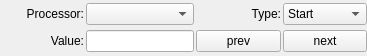
<?xml version="1.0" encoding="UTF-8"?>
<ui version="4.0">
 <class>FindTimePoint</class>
 <widget class="QWidget" name="FindTimePoint">
  <property name="geometry">
   <rect>
    <x>0</x>
    <y>0</y>
    <width>367</width>
    <height>56</height>
   </rect>
  </property>
  <property name="sizePolicy">
   <sizepolicy hsizetype="Minimum" vsizetype="Preferred">
    <horstretch>0</horstretch>
    <verstretch>0</verstretch>
   </sizepolicy>
  </property>
  <property name="windowTitle">
   <string>Form</string>
  </property>
  <layout class="QGridLayout" name="gridLayout">
   <property name="leftMargin">
    <number>0</number>
   </property>
   <property name="topMargin">
    <number>0</number>
   </property>
   <property name="rightMargin">
    <number>0</number>
   </property>
   <property name="bottomMargin">
    <number>0</number>
   </property>
   <property name="spacing">
    <number>2</number>
   </property>
   <item row="0" column="0">
    <widget class="QLabel" name="label">
     <property name="text">
      <string>Processor:</string>
     </property>
     <property name="alignment">
      <set>Qt::AlignRight|Qt::AlignTrailing|Qt::AlignVCenter</set>
     </property>
    </widget>
   </item>
   <item row="0" column="2">
    <widget class="QComboBox" name="procComboBox">
     <property name="sizePolicy">
      <sizepolicy hsizetype="Minimum" vsizetype="Fixed">
       <horstretch>0</horstretch>
       <verstretch>0</verstretch>
      </sizepolicy>
     </property>
    </widget>
   </item>
   <item row="0" column="3">
    <widget class="QLabel" name="label_2">
     <property name="text">
      <string>Type:</string>
     </property>
     <property name="alignment">
      <set>Qt::AlignRight|Qt::AlignTrailing|Qt::AlignVCenter</set>
     </property>
    </widget>
   </item>
   <item row="0" column="4">
    <widget class="QComboBox" name="typeComboBox">
     <item>
      <property name="text">
       <string>Start</string>
      </property>
     </item>
     <item>
      <property name="text">
       <string>End</string>
      </property>
     </item>
    </widget>
   </item>
   <item row="1" column="0">
    <widget class="QLabel" name="label_3">
     <property name="text">
      <string>Value:</string>
     </property>
     <property name="alignment">
      <set>Qt::AlignRight|Qt::AlignTrailing|Qt::AlignVCenter</set>
     </property>
    </widget>
   </item>
   <item row="1" column="3">
    <widget class="QPushButton" name="preButton">
     <property name="text">
      <string>prev</string>
     </property>
    </widget>
   </item>
   <item row="1" column="4">
    <widget class="QPushButton" name="nextButton">
     <property name="text">
      <string>next</string>
     </property>
    </widget>
   </item>
   <item row="1" column="2">
    <widget class="QLineEdit" name="timePointLineEdit">
     <property name="sizePolicy">
      <sizepolicy hsizetype="Minimum" vsizetype="Fixed">
       <horstretch>0</horstretch>
       <verstretch>0</verstretch>
      </sizepolicy>
     </property>
     <property name="maximumSize">
      <size>
       <width>120</width>
       <height>16777215</height>
      </size>
     </property>
     <property name="inputMethodHints">
      <set>Qt::ImhFormattedNumbersOnly</set>
     </property>
     <property name="clearButtonEnabled">
      <bool>false</bool>
     </property>
    </widget>
   </item>
  </layout>
 </widget>
 <resources/>
 <connections/>
</ui>
